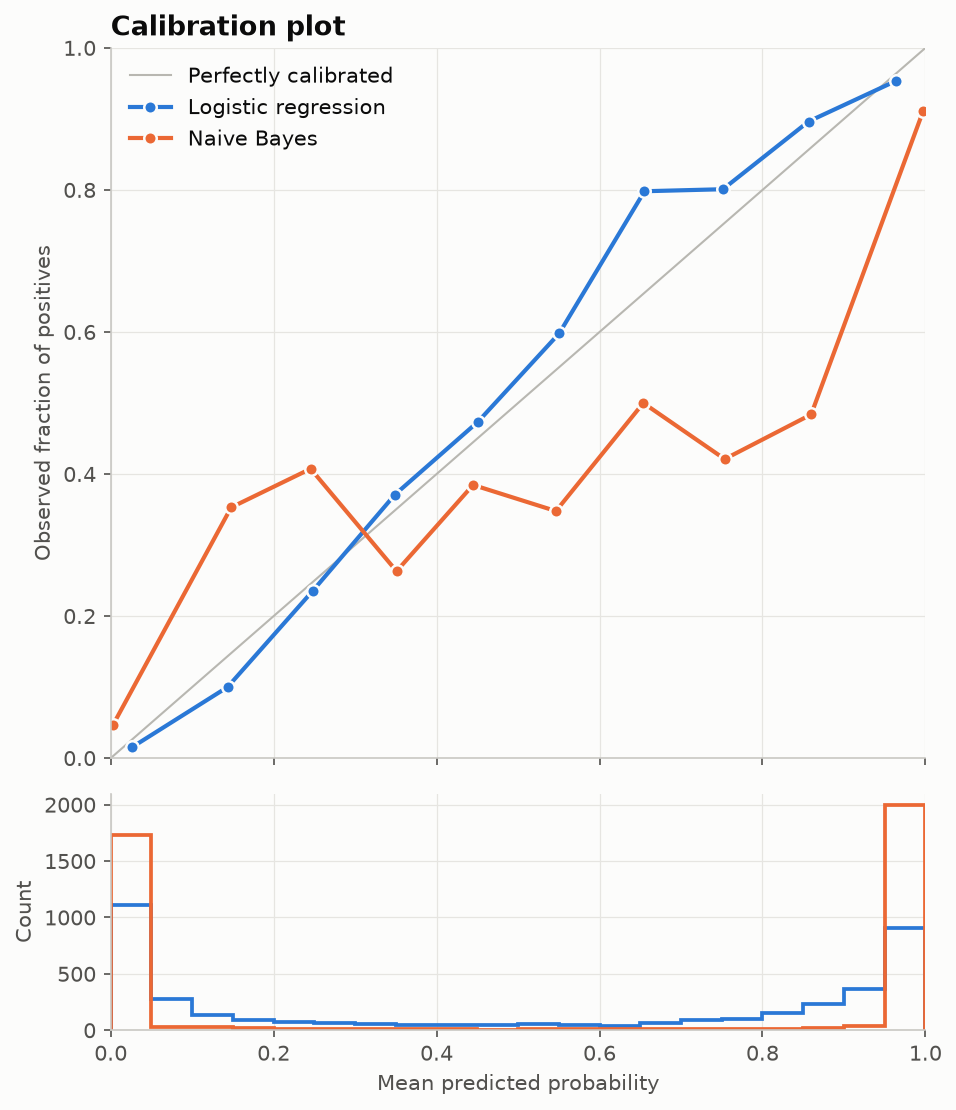

Generate this figure with Python:
"""
Calibration (Reliability) Plot  -  family: Machine learning

DESIGN PURPOSE
Compares predicted probabilities with observed event frequencies, bin by bin.
It shows whether a model's '30% risk' really means that 30 of 100 such
patients have the event.

WHEN TO USE
  - Evaluate clinical risk scores and any model whose probabilities drive
    decisions
  - Check models after recalibration (Platt or isotonic scaling)
  - Use alongside ROC/AUC, because a model can rank well and still be badly
    calibrated

AVOID WHEN
  - Only the ranking matters, not the probabilities
  - The sample is so small that each bin holds only a few cases (use fewer
    bins or a smoothed curve)

ALTERNATIVES
  - Brier score (a single number)
  - Calibration belt
  - Decision curve analysis

EXAMPLE
A well-calibrated logistic regression versus an over-confident Gaussian naive
Bayes on the same data, where many features are redundant (correlated), which
breaks naive Bayes' independence assumption.

Run:  python calibration_plot.py
"""
import sys
from pathlib import Path

import numpy as np
import pandas as pd
import matplotlib.pyplot as plt

# Library style: categorical colors in fixed order, recessive axes, hairline grid.
PALETTE = ["#2a78d6", "#eb6834", "#1baf7a", "#eda100",
           "#e87ba4", "#008300", "#6250d6", "#e34948"]
SEQ_CMAP = "Blues"      # sequential: one hue, light -> dark
DIV_CMAP = "RdBu_r"     # diverging: two opposite hues, neutral midpoint
GRAY = "#b8b7b1"        # de-emphasised marks
plt.rcParams.update({
    "figure.figsize": (8, 4.8), "figure.dpi": 110, "figure.facecolor": "#fcfcfb",
    "axes.facecolor": "#fcfcfb", "axes.edgecolor": "#c9c8c3", "axes.linewidth": 0.8,
    "axes.spines.top": False, "axes.spines.right": False,
    "axes.grid": True, "grid.color": "#e6e5e1", "grid.linewidth": 0.6, "axes.axisbelow": True,
    "axes.prop_cycle": plt.cycler(color=PALETTE),
    "axes.titlesize": 13, "axes.titleweight": "bold", "axes.titlelocation": "left",
    "axes.labelcolor": "#52514e", "xtick.color": "#52514e", "ytick.color": "#52514e",
    "text.color": "#0b0b0b", "font.size": 10, "lines.linewidth": 2,
    "legend.frameon": False,
})

from sklearn.datasets import make_classification
from sklearn.model_selection import train_test_split
from sklearn.linear_model import LogisticRegression
from sklearn.naive_bayes import GaussianNB
from sklearn.calibration import calibration_curve

# --- Example data ------------------------------------------------------------
X, y = make_classification(n_samples=8000, n_features=20, n_informative=2, n_redundant=10,
                           random_state=2)
X_tr, X_te, y_tr, y_te = train_test_split(X, y, test_size=0.5, random_state=2)
models = {"Logistic regression": LogisticRegression(max_iter=1000), "Naive Bayes": GaussianNB()}
probs = {name: m.fit(X_tr, y_tr).predict_proba(X_te)[:, 1] for name, m in models.items()}
df = pd.DataFrame({"y_true": y_te, **probs})
df.head()

# --- Plot --------------------------------------------------------------------
fig, (ax, axh) = plt.subplots(2, 1, figsize=(6.5, 7.5), height_ratios=[3, 1], sharex=True)
ax.plot([0, 1], [0, 1], color=GRAY, linewidth=1, label="Perfectly calibrated")
bins = np.linspace(0, 1, 21)
for i, name in enumerate(probs):
    frac_pos, mean_pred = calibration_curve(df["y_true"], df[name], n_bins=10)
    ax.plot(mean_pred, frac_pos, "o-", color=PALETTE[i], markersize=6, label=name,
            markeredgecolor="#fcfcfb", markeredgewidth=1.2)
    axh.hist(df[name], bins=bins, histtype="step", color=PALETTE[i], linewidth=1.8)
ax.set_ylabel("Observed fraction of positives")
ax.set_xlim(0, 1); ax.set_ylim(0, 1)
ax.set_title("Calibration plot")
ax.legend(loc="upper left")
axh.set_xlabel("Mean predicted probability"); axh.set_ylabel("Count")
fig.tight_layout()

# --- Save / show -------------------------------------------------------------
out = Path(__file__).with_name(Path(__file__).stem + ".png")
fig.savefig(out, dpi=150, bbox_inches="tight")
print(f"saved {out}")
if "--no-show" not in sys.argv:
    plt.show()
